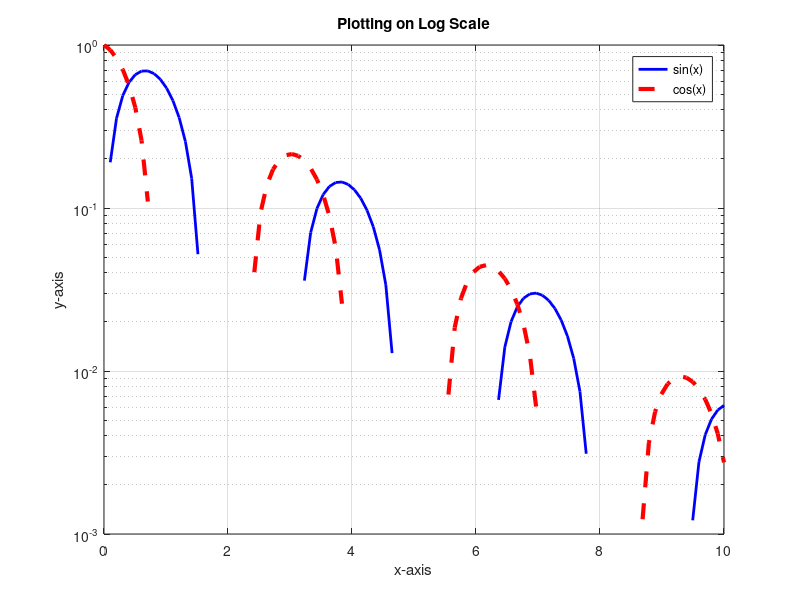

Source code (MATLAB):
% File: plotLogScale.m
% Author: Kristian Padilla
% Date: 2021
% Revised: April 03, 2025
% Description: Plots two functions on a logarithmic scale.

function main()
    % MAIN Entry point for plotting on logarithmic scale
    clear; clc; close all;

    x=linspace(0,10,100);
    y1=exp((-0.5)*x).*sin(2*x);

    semilogy (x,y1,'b-','LineWidth',2);
    hold on;
    
    y2=exp((-0.5)*x).*cos(2*x);

    semilogy (x,y2,'r--','LineWidth',3);
    hold off;

    title('Plotting on Log Scale');
    legend('sin(x)','cos(x)');
    xlabel ('x-axis');
    ylabel ('y-axis');
    grid on;
end

main();
